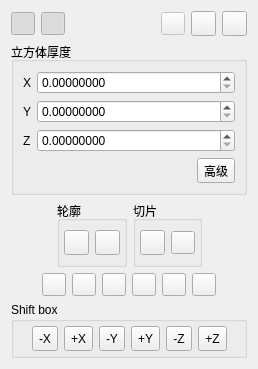
<?xml version="1.0" encoding="UTF-8"?>
<ui version="4.0">
 <class>ClippingBoxDlg</class>
 <widget class="QDialog" name="ClippingBoxDlg">
  <property name="geometry">
   <rect>
    <x>0</x>
    <y>0</y>
    <width>258</width>
    <height>369</height>
   </rect>
  </property>
  <property name="sizePolicy">
   <sizepolicy hsizetype="Maximum" vsizetype="Maximum">
    <horstretch>0</horstretch>
    <verstretch>0</verstretch>
   </sizepolicy>
  </property>
  <property name="windowTitle">
   <string>实时立方体</string>
  </property>
  <layout class="QVBoxLayout" name="verticalLayout">
   <item>
    <layout class="QHBoxLayout" name="horizontalLayout_2">
     <item>
      <widget class="QToolButton" name="showBoxToolButton">
       <property name="toolTip">
        <string>显示/隐藏边界框</string>
       </property>
       <property name="icon">
        <iconset resource="../icones.qrc">
         <normaloff>:/CC/images/square.png</normaloff>:/CC/images/square.png</iconset>
       </property>
       <property name="checkable">
        <bool>true</bool>
       </property>
       <property name="checked">
        <bool>true</bool>
       </property>
       <property name="autoRaise">
        <bool>true</bool>
       </property>
      </widget>
     </item>
     <item>
      <widget class="QToolButton" name="showInteractorsToolButton">
       <property name="toolTip">
        <string>显示/隐藏交互器</string>
       </property>
       <property name="icon">
        <iconset resource="../icones.qrc">
         <normaloff>:/CC/images/interactors.png</normaloff>:/CC/images/interactors.png</iconset>
       </property>
       <property name="checkable">
        <bool>true</bool>
       </property>
       <property name="checked">
        <bool>true</bool>
       </property>
       <property name="autoRaise">
        <bool>true</bool>
       </property>
      </widget>
     </item>
     <item>
      <spacer name="horizontalSpacer_9">
       <property name="orientation">
        <enum>Qt::Horizontal</enum>
       </property>
       <property name="sizeHint" stdset="0">
        <size>
         <width>40</width>
         <height>20</height>
        </size>
       </property>
      </spacer>
     </item>
     <item>
      <widget class="QToolButton" name="restoreToolButton">
       <property name="enabled">
        <bool>false</bool>
       </property>
       <property name="toolTip">
        <string>还原与此云一起使用的最后一个剪辑框</string>
       </property>
       <property name="icon">
        <iconset resource="../icones.qrc">
         <normaloff>:/CC/images/restore.png</normaloff>:/CC/images/restore.png</iconset>
       </property>
      </widget>
     </item>
     <item>
      <widget class="QToolButton" name="resetButton">
       <property name="minimumSize">
        <size>
         <width>25</width>
         <height>25</height>
        </size>
       </property>
       <property name="toolTip">
        <string>重置</string>
       </property>
       <property name="statusTip">
        <string>Reset</string>
       </property>
       <property name="icon">
        <iconset resource="../icones.qrc">
         <normaloff>:/CC/images/smallReset.png</normaloff>:/CC/images/smallReset.png</iconset>
       </property>
      </widget>
     </item>
     <item>
      <widget class="QToolButton" name="closeButton">
       <property name="minimumSize">
        <size>
         <width>25</width>
         <height>25</height>
        </size>
       </property>
       <property name="toolTip">
        <string>关闭</string>
       </property>
       <property name="statusTip">
        <string>Close</string>
       </property>
       <property name="icon">
        <iconset resource="../icones.qrc">
         <normaloff>:/CC/images/smallCancel.png</normaloff>:/CC/images/smallCancel.png</iconset>
       </property>
      </widget>
     </item>
    </layout>
   </item>
   <item>
    <widget class="QGroupBox" name="thicknessGroupBox">
     <property name="sizePolicy">
      <sizepolicy hsizetype="Preferred" vsizetype="Maximum">
       <horstretch>0</horstretch>
       <verstretch>0</verstretch>
      </sizepolicy>
     </property>
     <property name="title">
      <string>立方体厚度</string>
     </property>
     <layout class="QFormLayout" name="formLayout">
      <item row="0" column="0">
       <widget class="QLabel" name="label_2">
        <property name="text">
         <string notr="true">X</string>
        </property>
       </widget>
      </item>
      <item row="0" column="1">
       <widget class="QDoubleSpinBox" name="thickXDoubleSpinBox">
        <property name="decimals">
         <number>8</number>
        </property>
        <property name="maximum">
         <double>1000000000.000000000000000</double>
        </property>
       </widget>
      </item>
      <item row="1" column="0">
       <widget class="QLabel" name="label_3">
        <property name="text">
         <string notr="true">Y</string>
        </property>
       </widget>
      </item>
      <item row="1" column="1">
       <widget class="QDoubleSpinBox" name="thickYDoubleSpinBox">
        <property name="decimals">
         <number>8</number>
        </property>
        <property name="maximum">
         <double>1000000000.000000000000000</double>
        </property>
       </widget>
      </item>
      <item row="2" column="0">
       <widget class="QLabel" name="label_4">
        <property name="text">
         <string notr="true">Z</string>
        </property>
       </widget>
      </item>
      <item row="2" column="1">
       <widget class="QDoubleSpinBox" name="thickZDoubleSpinBox">
        <property name="decimals">
         <number>8</number>
        </property>
        <property name="maximum">
         <double>1000000000.000000000000000</double>
        </property>
       </widget>
      </item>
      <item row="3" column="0" colspan="2">
       <layout class="QHBoxLayout" name="horizontalLayout_6">
        <item>
         <spacer name="horizontalSpacer_8">
          <property name="orientation">
           <enum>Qt::Horizontal</enum>
          </property>
          <property name="sizeHint" stdset="0">
           <size>
            <width>40</width>
            <height>20</height>
           </size>
          </property>
         </spacer>
        </item>
        <item>
         <widget class="QToolButton" name="editBoxToolButton">
          <property name="text">
           <string>高级</string>
          </property>
         </widget>
        </item>
       </layout>
      </item>
     </layout>
    </widget>
   </item>
   <item>
    <layout class="QHBoxLayout" name="horizontalLayout_3">
     <item>
      <spacer name="horizontalSpacer_7">
       <property name="orientation">
        <enum>Qt::Horizontal</enum>
       </property>
       <property name="sizeHint" stdset="0">
        <size>
         <width>40</width>
         <height>20</height>
        </size>
       </property>
      </spacer>
     </item>
     <item>
      <widget class="QGroupBox" name="contourGroupBox">
       <property name="title">
        <string>轮廓</string>
       </property>
       <layout class="QHBoxLayout" name="horizontalLayout">
        <property name="leftMargin">
         <number>4</number>
        </property>
        <property name="topMargin">
         <number>4</number>
        </property>
        <property name="rightMargin">
         <number>4</number>
        </property>
        <property name="bottomMargin">
         <number>4</number>
        </property>
        <item>
         <widget class="QToolButton" name="extractContourToolButton">
          <property name="minimumSize">
           <size>
            <width>25</width>
            <height>25</height>
           </size>
          </property>
          <property name="toolTip">
           <string>将轮廓提取为多段线（凹面外壳线）</string>
          </property>
          <property name="statusTip">
           <string>Extracts the contour as a polyline (concave hull)</string>
          </property>
          <property name="icon">
           <iconset resource="../icones.qrc">
            <normaloff>:/CC/images/smallPolygonSelect.png</normaloff>:/CC/images/smallPolygonSelect.png</iconset>
          </property>
         </widget>
        </item>
        <item>
         <widget class="QToolButton" name="removeLastContourToolButton">
          <property name="minimumSize">
           <size>
            <width>25</width>
            <height>25</height>
           </size>
          </property>
          <property name="toolTip">
           <string>删除上次提取的轮廓</string>
          </property>
          <property name="statusTip">
           <string>Removes last extracted contour</string>
          </property>
          <property name="icon">
           <iconset resource="../icones.qrc">
            <normaloff>:/CC/images/smallRevert.png</normaloff>:/CC/images/smallRevert.png</iconset>
          </property>
         </widget>
        </item>
       </layout>
      </widget>
     </item>
     <item>
      <widget class="QGroupBox" name="slicesGroupBox">
       <property name="title">
        <string>切片</string>
       </property>
       <layout class="QHBoxLayout" name="horizontalLayout_5">
        <property name="leftMargin">
         <number>4</number>
        </property>
        <property name="topMargin">
         <number>4</number>
        </property>
        <property name="rightMargin">
         <number>4</number>
        </property>
        <property name="bottomMargin">
         <number>4</number>
        </property>
        <item>
         <widget class="QToolButton" name="exportButton">
          <property name="minimumSize">
           <size>
            <width>25</width>
            <height>25</height>
           </size>
          </property>
          <property name="toolTip">
           <string>将所选内容导出为新点云</string>
          </property>
          <property name="statusTip">
           <string>Export selection as a new cloud</string>
          </property>
          <property name="icon">
           <iconset resource="../icones.qrc">
            <normaloff>:/CC/images/ccClippingBoxSingleExport.png</normaloff>:/CC/images/ccClippingBoxSingleExport.png</iconset>
          </property>
         </widget>
        </item>
        <item>
         <widget class="QToolButton" name="exportMultButton">
          <property name="toolTip">
           <string>通过沿一个或多个维度重复此过程导出多个切片（+轮廓提取）</string>
          </property>
          <property name="icon">
           <iconset resource="../icones.qrc">
            <normaloff>:/CC/images/ccClippingBoxMultExport.png</normaloff>:/CC/images/ccClippingBoxMultExport.png</iconset>
          </property>
         </widget>
        </item>
       </layout>
      </widget>
     </item>
     <item>
      <spacer name="horizontalSpacer_6">
       <property name="orientation">
        <enum>Qt::Horizontal</enum>
       </property>
       <property name="sizeHint" stdset="0">
        <size>
         <width>40</width>
         <height>20</height>
        </size>
       </property>
      </spacer>
     </item>
    </layout>
   </item>
   <item>
    <widget class="QFrame" name="viewButtonsFrame">
     <property name="sizePolicy">
      <sizepolicy hsizetype="Preferred" vsizetype="Maximum">
       <horstretch>0</horstretch>
       <verstretch>0</verstretch>
      </sizepolicy>
     </property>
     <property name="frameShape">
      <enum>QFrame::NoFrame</enum>
     </property>
     <layout class="QHBoxLayout" name="horizontalLayout_8">
      <property name="leftMargin">
       <number>0</number>
      </property>
      <property name="topMargin">
       <number>0</number>
      </property>
      <property name="rightMargin">
       <number>0</number>
      </property>
      <property name="bottomMargin">
       <number>0</number>
      </property>
      <item>
       <spacer name="horizontalSpacer_4">
        <property name="orientation">
         <enum>Qt::Horizontal</enum>
        </property>
        <property name="sizeHint" stdset="0">
         <size>
          <width>40</width>
          <height>20</height>
         </size>
        </property>
       </spacer>
      </item>
      <item>
       <widget class="QToolButton" name="viewLeftToolButton">
        <property name="toolTip">
         <string>设置“左”视图</string>
        </property>
        <property name="statusTip">
         <string>Set 'left' view</string>
        </property>
        <property name="icon">
         <iconset resource="../icones.qrc">
          <normaloff>:/CC/images/ccViewXpos.png</normaloff>:/CC/images/ccViewXpos.png</iconset>
        </property>
       </widget>
      </item>
      <item>
       <widget class="QToolButton" name="viewRightToolButton">
        <property name="toolTip">
         <string>设置“右”视图</string>
        </property>
        <property name="statusTip">
         <string>Set 'right' view</string>
        </property>
        <property name="icon">
         <iconset resource="../icones.qrc">
          <normaloff>:/CC/images/ccViewXneg.png</normaloff>:/CC/images/ccViewXneg.png</iconset>
        </property>
       </widget>
      </item>
      <item>
       <widget class="QToolButton" name="viewFrontToolButton">
        <property name="toolTip">
         <string>设置“正”视图</string>
        </property>
        <property name="statusTip">
         <string>Set 'front' view</string>
        </property>
        <property name="icon">
         <iconset resource="../icones.qrc">
          <normaloff>:/CC/images/ccViewYpos.png</normaloff>:/CC/images/ccViewYpos.png</iconset>
        </property>
       </widget>
      </item>
      <item>
       <widget class="QToolButton" name="viewBackToolButton">
        <property name="toolTip">
         <string>设置“后”视图</string>
        </property>
        <property name="statusTip">
         <string>Set 'back' view</string>
        </property>
        <property name="icon">
         <iconset resource="../icones.qrc">
          <normaloff>:/CC/images/ccViewYneg.png</normaloff>:/CC/images/ccViewYneg.png</iconset>
        </property>
       </widget>
      </item>
      <item>
       <widget class="QToolButton" name="viewDownToolButton">
        <property name="toolTip">
         <string>设置“底”视图</string>
        </property>
        <property name="statusTip">
         <string>Set 'down' view</string>
        </property>
        <property name="icon">
         <iconset resource="../icones.qrc">
          <normaloff>:/CC/images/ccViewZneg.png</normaloff>:/CC/images/ccViewZneg.png</iconset>
        </property>
       </widget>
      </item>
      <item>
       <widget class="QToolButton" name="viewUpToolButton">
        <property name="toolTip">
         <string>设置“顶”视图</string>
        </property>
        <property name="statusTip">
         <string>Set 'up' view</string>
        </property>
        <property name="icon">
         <iconset resource="../icones.qrc">
          <normaloff>:/CC/images/ccViewZpos.png</normaloff>:/CC/images/ccViewZpos.png</iconset>
        </property>
       </widget>
      </item>
      <item>
       <spacer name="horizontalSpacer_5">
        <property name="orientation">
         <enum>Qt::Horizontal</enum>
        </property>
        <property name="sizeHint" stdset="0">
         <size>
          <width>40</width>
          <height>20</height>
         </size>
        </property>
       </spacer>
      </item>
     </layout>
    </widget>
   </item>
   <item>
    <widget class="QGroupBox" name="groupBox">
     <property name="sizePolicy">
      <sizepolicy hsizetype="Preferred" vsizetype="Maximum">
       <horstretch>0</horstretch>
       <verstretch>0</verstretch>
      </sizepolicy>
     </property>
     <property name="title">
      <string>Shift box</string>
     </property>
     <layout class="QHBoxLayout" name="horizontalLayout_4">
      <property name="leftMargin">
       <number>4</number>
      </property>
      <property name="topMargin">
       <number>4</number>
      </property>
      <property name="rightMargin">
       <number>4</number>
      </property>
      <property name="bottomMargin">
       <number>4</number>
      </property>
      <item>
       <spacer name="horizontalSpacer_2">
        <property name="orientation">
         <enum>Qt::Horizontal</enum>
        </property>
        <property name="sizeHint" stdset="0">
         <size>
          <width>1</width>
          <height>20</height>
         </size>
        </property>
       </spacer>
      </item>
      <item>
       <widget class="QToolButton" name="minusXShiftToolButton">
        <property name="sizePolicy">
         <sizepolicy hsizetype="Maximum" vsizetype="Maximum">
          <horstretch>0</horstretch>
          <verstretch>0</verstretch>
         </sizepolicy>
        </property>
        <property name="minimumSize">
         <size>
          <width>25</width>
          <height>25</height>
         </size>
        </property>
        <property name="toolTip">
         <string>Shift box along its X dimension</string>
        </property>
        <property name="text">
         <string notr="true">-X</string>
        </property>
       </widget>
      </item>
      <item>
       <widget class="QToolButton" name="plusXShiftToolButton">
        <property name="sizePolicy">
         <sizepolicy hsizetype="Maximum" vsizetype="Maximum">
          <horstretch>0</horstretch>
          <verstretch>0</verstretch>
         </sizepolicy>
        </property>
        <property name="minimumSize">
         <size>
          <width>25</width>
          <height>25</height>
         </size>
        </property>
        <property name="toolTip">
         <string>Shift box along its X dimension</string>
        </property>
        <property name="text">
         <string notr="true">+X</string>
        </property>
       </widget>
      </item>
      <item>
       <widget class="QToolButton" name="minusYShiftToolButton">
        <property name="sizePolicy">
         <sizepolicy hsizetype="Maximum" vsizetype="Maximum">
          <horstretch>0</horstretch>
          <verstretch>0</verstretch>
         </sizepolicy>
        </property>
        <property name="minimumSize">
         <size>
          <width>25</width>
          <height>25</height>
         </size>
        </property>
        <property name="toolTip">
         <string>Shift box along its Y dimension</string>
        </property>
        <property name="text">
         <string notr="true">-Y</string>
        </property>
       </widget>
      </item>
      <item>
       <widget class="QToolButton" name="plusYShiftToolButton">
        <property name="sizePolicy">
         <sizepolicy hsizetype="Maximum" vsizetype="Maximum">
          <horstretch>0</horstretch>
          <verstretch>0</verstretch>
         </sizepolicy>
        </property>
        <property name="minimumSize">
         <size>
          <width>25</width>
          <height>25</height>
         </size>
        </property>
        <property name="toolTip">
         <string>Shift box along its Y dimension</string>
        </property>
        <property name="text">
         <string notr="true">+Y</string>
        </property>
       </widget>
      </item>
      <item>
       <widget class="QToolButton" name="minusZShiftToolButton">
        <property name="sizePolicy">
         <sizepolicy hsizetype="Maximum" vsizetype="Maximum">
          <horstretch>0</horstretch>
          <verstretch>0</verstretch>
         </sizepolicy>
        </property>
        <property name="minimumSize">
         <size>
          <width>25</width>
          <height>25</height>
         </size>
        </property>
        <property name="toolTip">
         <string>Shift box along its Z dimension</string>
        </property>
        <property name="text">
         <string notr="true">-Z</string>
        </property>
       </widget>
      </item>
      <item>
       <widget class="QToolButton" name="plusZShiftToolButton">
        <property name="sizePolicy">
         <sizepolicy hsizetype="Maximum" vsizetype="Maximum">
          <horstretch>0</horstretch>
          <verstretch>0</verstretch>
         </sizepolicy>
        </property>
        <property name="minimumSize">
         <size>
          <width>25</width>
          <height>25</height>
         </size>
        </property>
        <property name="toolTip">
         <string>Shift box along its Z dimension</string>
        </property>
        <property name="text">
         <string notr="true">+Z</string>
        </property>
       </widget>
      </item>
      <item>
       <spacer name="horizontalSpacer_3">
        <property name="orientation">
         <enum>Qt::Horizontal</enum>
        </property>
        <property name="sizeHint" stdset="0">
         <size>
          <width>0</width>
          <height>20</height>
         </size>
        </property>
       </spacer>
      </item>
     </layout>
    </widget>
   </item>
  </layout>
 </widget>
 <resources>
  <include location="../icones.qrc"/>
 </resources>
 <connections/>
</ui>
